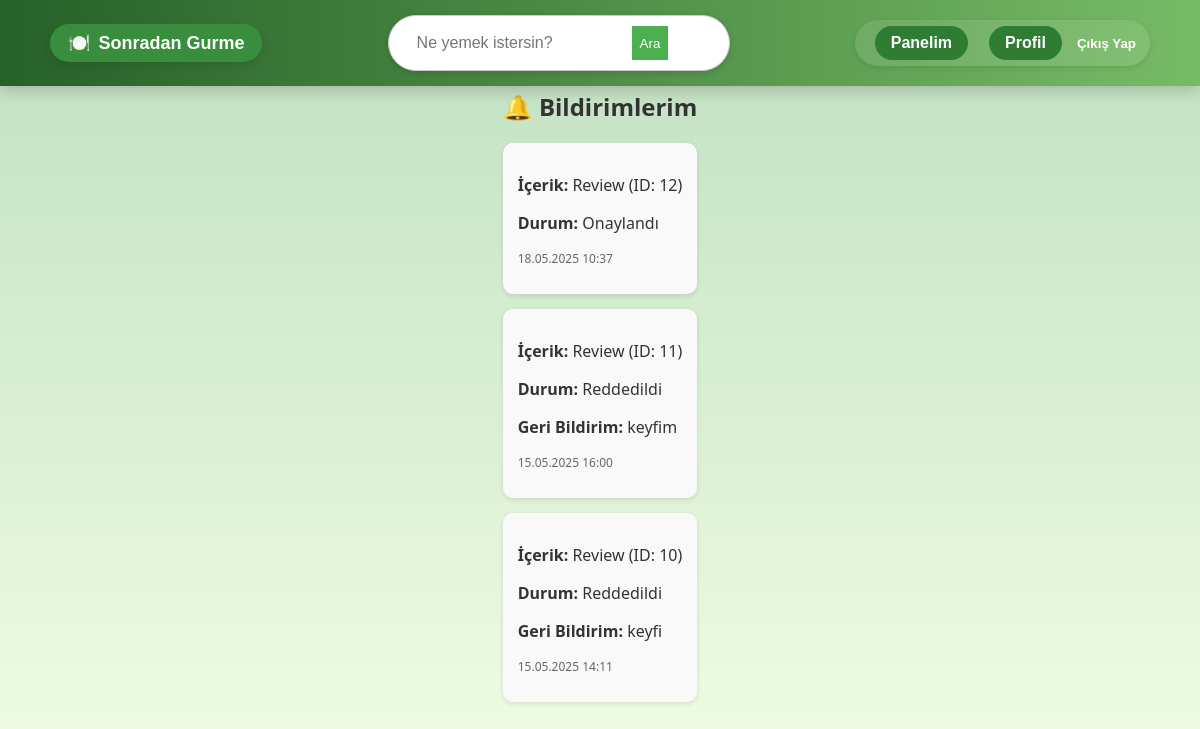
The page /sgapp/bildirimler/ (signed in) on the database its author committed.
### sgapp/models.py (models this page shows, shortened)
class ModeratorFeedback(models.Model):
    user = models.ForeignKey(User, on_delete=models.CASCADE)  # Bildirimin gönderildiği kullanıcı
    content_type = models.ForeignKey(ContentType, on_delete=models.CASCADE)  # Yorum mu başvuru mu
    object_id = models.PositiveIntegerField()
    content_object = GenericForeignKey('content_type', 'object_id')
    decision = models.CharField(
        choices=[('approved', 'Onaylandı'), ('rejected', 'Reddedildi')],
        max_length=20
    )
    feedback_text = models.TextField(blank=True)  # Sebep
    is_read = models.BooleanField(default=False)
    created_at = models.DateTimeField(auto_now_add=True)

### sgapp/views.py (the view)
# urls.py: path('bildirimler/', views.bildirimlerim_view, name='bildirimlerim'),
@login_required
def bildirimlerim_view(request):
    bildirimler = ModeratorFeedback.objects.filter(user=request.user).order_by('-created_at')
    return render(request, 'users/bildirimlerim.html', {'bildirimler': bildirimler})

### sgapp/context_processors.py (called while the page is built, shortened)
def moderator_bildirimler(request):
    return {}

### templates/users/bildirimlerim.html
{% extends "base.html" %}
{% block content %}
<div class="bildirimler-container" style="max-width: 700px; margin: 50px auto; font-family: 'Segoe UI', sans-serif;">
    <h2>🔔 Bildirimlerim</h2>
    {% if bildirimler %}
        {% for bildirim in bildirimler %}
            <div style="background: #f9f9f9; padding: 15px; margin-bottom: 15px; border-radius: 10px; box-shadow: 0 2px 5px rgba(0,0,0,0.1);">
                <p><strong>İçerik:</strong> {{ bildirim.content_type.name|capfirst }} (ID: {{ bildirim.object_id }})</p>
                <p><strong>Durum:</strong> {{ bildirim.get_decision_display }}</p>
                {% if bildirim.feedback_text %}
                    <p><strong>Geri Bildirim:</strong> {{ bildirim.feedback_text }}</p>
                {% endif %}
                <p style="font-size: 12px; color: #666;">{{ bildirim.created_at|date:"d.m.Y H:i" }}</p>
            </div>
        {% endfor %}
    {% else %}
        <p>Henüz bir bildirimin yok.</p>
    {% endif %}
</div>
{% endblock %}

### static/css/styles.css (style rules this page uses)
body { font-family: 'Poppins', sans-serif; background: linear-gradient(to bottom, #c0e0c1, #f2fde6); color: #333; margin: 0; padding: 0; display: flex; flex-direction: column; align-items: center; }
.bildirimler-container { max-width: 700px; margin: 50px auto; padding: 20px; font-family: 'Segoe UI', sans-serif; }

### rows shown on the page
ModeratorFeedback: content_type.name "Review", object_id "12", decision "Onaylandı", created_at "18.05.2025 10:37"
ModeratorFeedback: content_type.name "Review", object_id "11", decision "Reddedildi", feedback_text "keyfim", created_at "15.05.2025 16:00"
ModeratorFeedback: content_type.name "Review", object_id "10", decision "Reddedildi", feedback_text "keyfi", created_at "15.05.2025 14:11"
